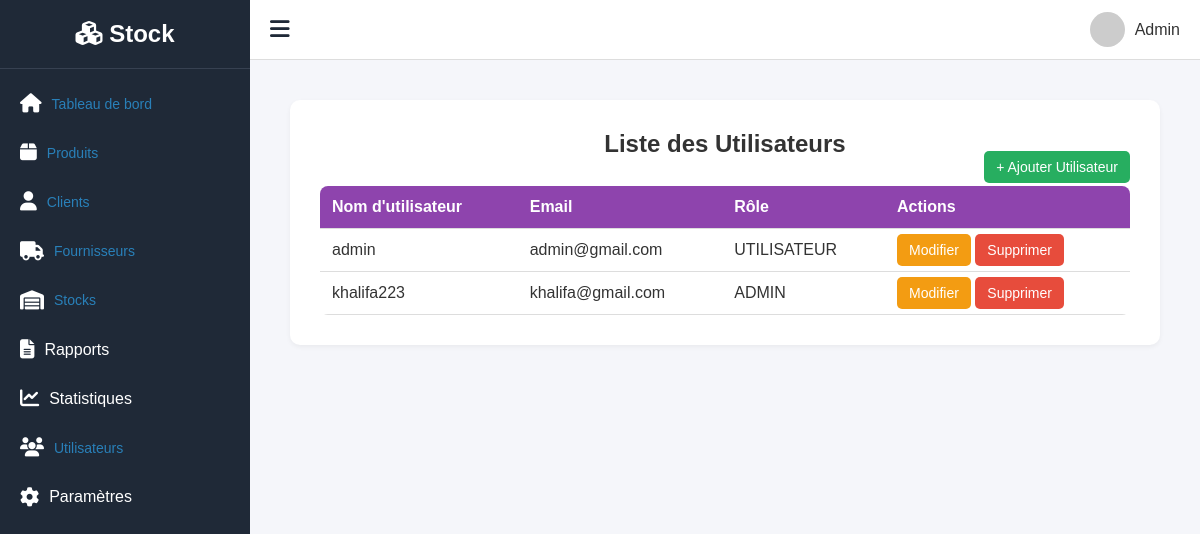
Page /utilisateurs/liste_utilisateurs/ on the earlier database version.
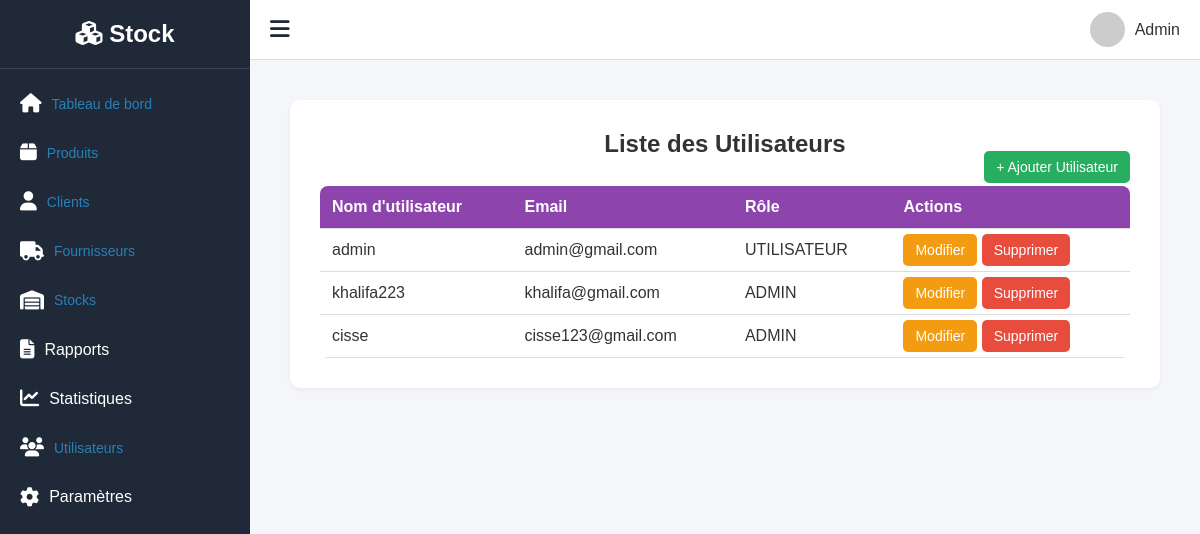
Same page on the later database version.
### utilisateur/models.py (models this page shows, shortened)
class Utilisateur(AbstractUser):
    ROLE_CHOICES = [
        ('ADMIN', 'Administrateur'),
        ('GESTIONNAIRE', 'Gestionnaire'),
        ('UTILISATEUR', 'Utilisateur simple'),
    ]
    role = models.CharField(max_length=20, choices=ROLE_CHOICES, default='UTILISATEUR')

### utilisateur/views.py (the view)
# urls.py: path('liste_utilisateurs/', views.liste_utilisateurs, name='liste_utilisateurs'),
def liste_utilisateurs(request):
    utilisateurs = Utilisateur.objects.all()
    return render(request, 'utilisateurs/liste_utilisateurs.html', {'utilisateurs': utilisateurs})

### templates/utilisateurs/liste_utilisateurs.html (shortened to what this page needs)
{% extends 'gesstock/base.html' %}
{% block content %}
  <div class="container">
    <h2>Liste des Utilisateurs</h2>
    <div class="top-buttons">
      <a href="{% url 'ajouter_utilisateur' %}" class="btn btn-add">+ Ajouter Utilisateur</a>
    </div>
    <table class="table">
      <tr>
        <th>Nom d'utilisateur</th>
        <th>Email</th>
        <th>Rôle</th>
        <th>Actions</th>
      </tr>
      {% for utilisateur in utilisateurs %}
        <tr>
          <td>{{ utilisateur.username }}</td>
          <td>{{ utilisateur.email }}</td>
          <td>{{ utilisateur.role }}</td>
          <td>
            <a class="btn btn-edit" href="{% url 'modifier_utilisateur' utilisateur.id %}">Modifier</a>
            <a class="btn btn-delete" href="{% url 'supprimer_utilisateur' utilisateur.id %}">Supprimer</a>
          </td>
        </tr>
      {% empty %}
        <tr>
          <td colspan="5">Aucun client trouvé</td>
        </tr>
      {% endfor %}
    </table>
  </div>
{% endblock %}

Differences in the rows shown:
added Utilisateur: username "cisse", email "cisse123@gmail.com", role "ADMIN"
